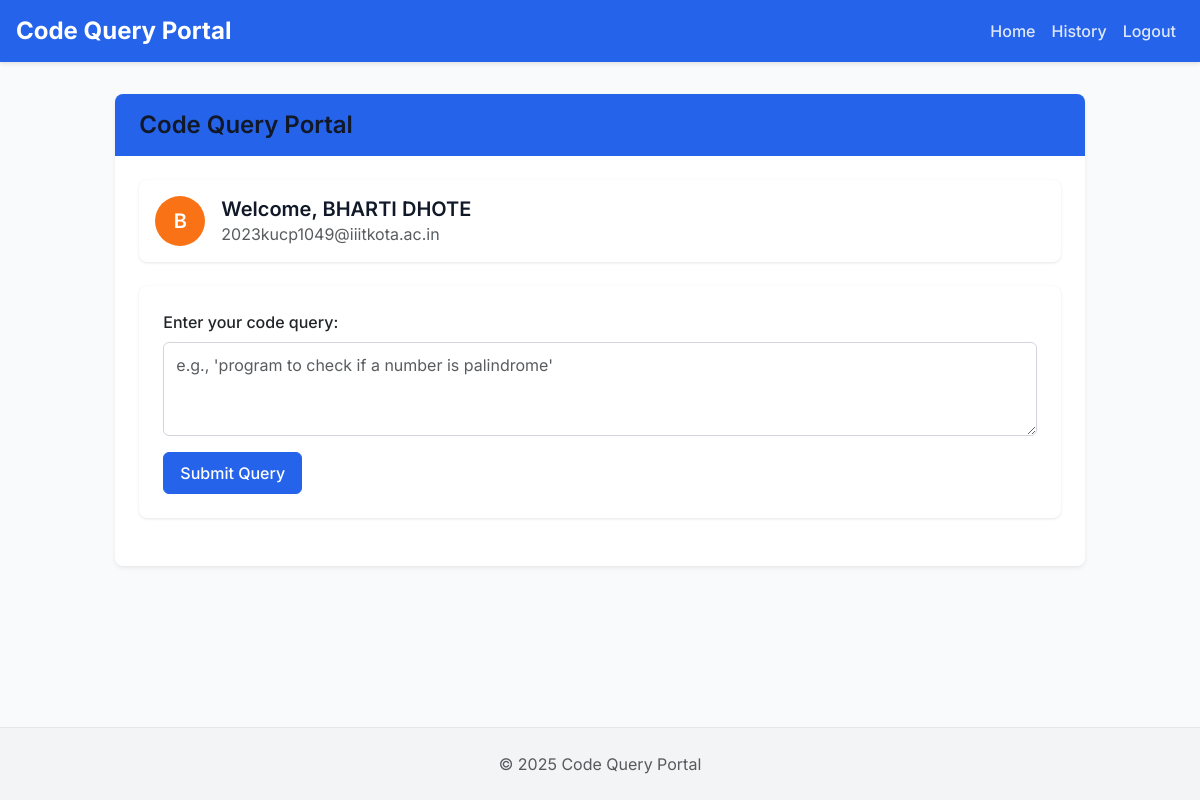
The app's page / (signed in) with its own data.
### app.py (models this page shows)
class User(db.Model):
    id = db.Column(db.Integer, primary_key=True)
    email = db.Column(db.String(120), unique=True, nullable=False)
    name = db.Column(db.String(120), nullable=True)
    profile_pic = db.Column(db.String(255), nullable=True)
    created_at = db.Column(db.DateTime, default=datetime.utcnow)
    queries = db.relationship('Query', backref='user', lazy=True)

### app.py (the view)
@app.route('/')
def index():
    if 'user_id' in session:
        user = User.query.get(session['user_id'])
        return render_template('index.html', user=user)
    return redirect(url_for('login'))

### app.py (called while the page is built)
@app.context_processor
def inject_now():
    return {'now': datetime.now()}

### templates/index.html (shortened to what this page needs)
{% extends 'base.html' %}
{% block content %}
<div class="row justify-content-center">
    <div class="col-lg-10">
        <div class="card shadow-sm">
            <div class="card-header d-flex align-items-center">
                <h4 class="mb-0">Code Query Portal</h4>
            </div>
            <div class="card-body">
                <div class="user-info mb-4">
                    <div class="d-flex align-items-center">
                        <div class="avatar-circle">
                            {{ user.name[0] if user.name else user.email[0] }}
                        </div>
                        <div>
                            <h5 class="mb-0">Welcome, {{ user.name.upper() if user.name else user.email.upper() }}</h5>
                            <p class="text-muted mb-0">{{ user.email }}</p>
                        </div>
                    </div>
                </div>
                <div class="query-container mb-4">
                    <form id="queryForm">
                        <div class="mb-3">
                            <label for="queryInput" class="form-label fw-medium">Enter your code query:</label>
                            <textarea class="form-control" id="queryInput" rows="3" placeholder="e.g., 'program to check if a number is palindrome'"></textarea>
                        </div>
                        <button type="submit" class="btn btn-primary">Submit Query</button>
                    </form>
                </div>
            </div>
        </div>
    </div>
</div>
{% endblock %}

### static/css/style.css (style rules this page uses)
:root { --primary: #2563eb; --primary-dark: #1d4ed8; --primary-light: #3b82f6; --secondary: #f97316; --secondary-dark: #ea580c; --gray-100: #f3f4f6; --gray-200: #e5e7eb; --gray-300: #d1d5db; --gray-400: #9ca3af; --gray-500: #6b7280; --gray-600: #4b5563; --gray-700: #374151; --gray-800: #1f2937; --gray-900: #111827; --success: #10b981; --danger: #ef4444; --warning: #f59e0b; --info: #3b82f6; }
body { font-family: 'Inter', -apple-system, BlinkMacSystemFont, 'Segoe UI', Roboto, Oxygen, Ubuntu, Cantarell, 'Open Sans', 'Helvetica Neue', sans-serif; background-color: #f9fafb; color: var(--gray-800); line-height: 1.5; min-height: 100vh; display: flex; flex-direction: column; }
h1, h2, h3, h4, h5, h6 { font-weight: 600; line-height: 1.25; margin-bottom: 0.5rem; color: var(--gray-900); }
.card { border: none; border-radius: 0.5rem; box-shadow: 0 4px 6px -1px rgba(0, 0, 0, 0.1), 0 2px 4px -1px rgba(0, 0, 0, 0.06); overflow: hidden; transition: transform 0.2s, box-shadow 0.2s; }
.card-header { background-color: var(--primary); color: rgb(243, 238, 238); font-weight: 600; padding: 1rem 1.5rem; border-bottom: none; }
.card-body { padding: 1.5rem; }
.btn { font-weight: 500; padding: 0.5rem 1rem; border-radius: 0.375rem; transition: all 0.2s; }
.btn-primary { background-color: var(--primary); border-color: var(--primary); }
.form-control { border-radius: 0.375rem; border: 1px solid var(--gray-300); padding: 0.625rem 0.75rem; }
.avatar-circle { width: 50px; height: 50px; border-radius: 50%; display: flex; align-items: center; justify-content: center; color: white; font-weight: 600; font-size: 1.25rem; margin-right: 1rem; background-color: var(--secondary); }
.user-info { background-color: white; border-radius: 0.5rem; padding: 1rem; box-shadow: 0 1px 3px rgba(0, 0, 0, 0.1); margin-bottom: 1.5rem; }
.query-container { background-color: white; border-radius: 0.5rem; padding: 1.5rem; box-shadow: 0 1px 3px rgba(0, 0, 0, 0.1); }

### records on screen
User: name "B", name "BHARTI DHOTE", email "2023kucp1049@iiitkota.ac.in"
